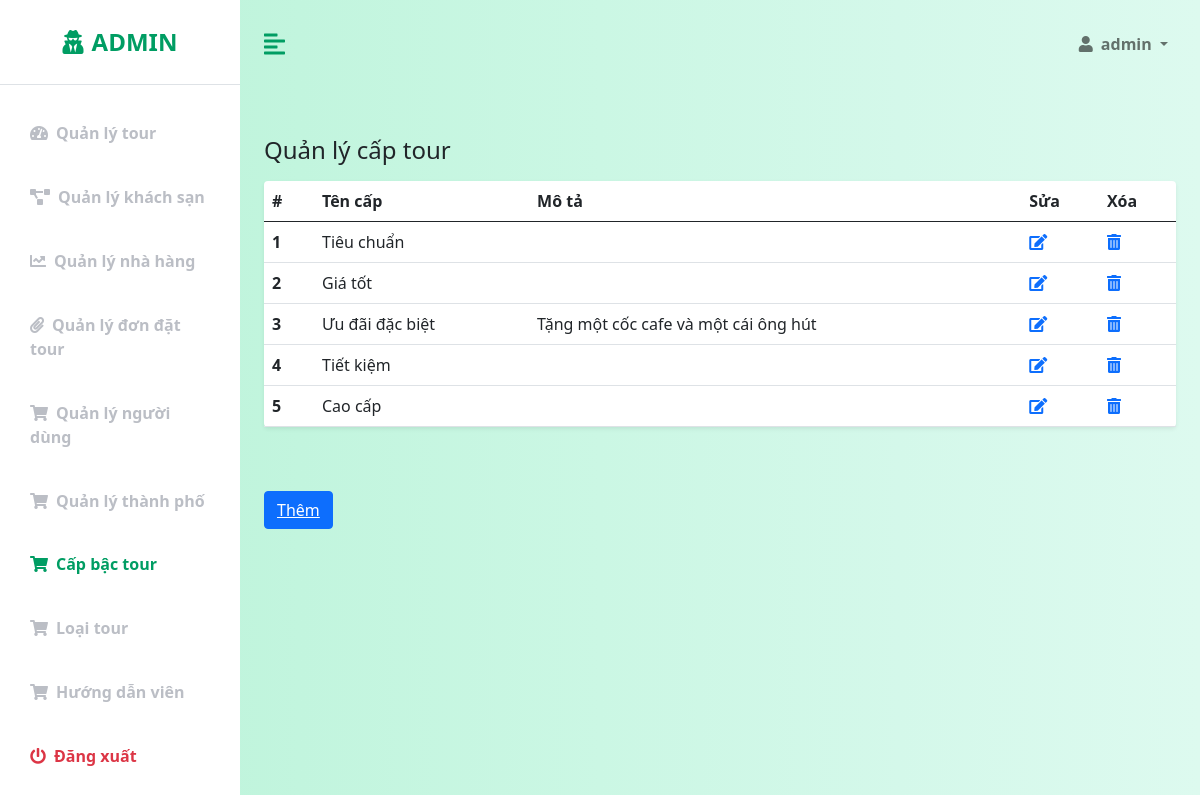
/admin/QLCapTour.php (signed in), run on the app's committed database.
### tables this page shows
CREATE TABLE `customers` (
  `customer_id` int(11) NOT NULL,
  `user_name` varchar(50) NOT NULL,
  `password` varchar(255) NOT NULL,
  `email` varchar(50) NOT NULL,
  `birthday` datetime NOT NULL,
  `phone_number` varchar(10) NOT NULL,
  `name` varchar(50) NOT NULL,
  `gender` int(1) NOT NULL,
  `status` int(1) NOT NULL,
  `code` varchar(255) NOT NULL,
  `is_admin` int(10) NOT NULL,
  `date_created` datetime NOT NULL DEFAULT current_timestamp()
);

CREATE TABLE `ranks` (
  `rank_id` int(10) NOT NULL,
  `rank_name` varchar(55) NOT NULL,
  `description` varchar(255) NOT NULL
);

### config/database-function.php (called while the page is built, shortened)
<?php
    require_once('database-connection.php');
    function simpleQuery($sql, bool $isGet = true, $params = []){
        global $conn;
        $stmt = $conn -> prepare($sql);
        if(count($params) > 0){
            $types = '';
            foreach($params as $v){
                if(is_int($v)){
                    $types = $types.'i';
                }else if(is_double($v)){
                    $types = $types.'d';
                }else{
                    $types = $types.'s';
                }
            }
            $values = array_values($params);
            $stmt -> bind_param($types, ...$values);
        }
        $stmt -> execute();
        if($isGet){
            $record = $stmt -> get_result() -> fetch_all(MYSQLI_ASSOC);
            return $record;
        }else{
            return $stmt;
        }
    }
?>

### admin/QLCapTour.php (the view, shortened to what this page needs)
<?php
    require('templates-admin/header.php');
?>
            <div class="container-fluid px-4">
                <div class="row my-5">
                    <h3 class="fs-4 mb-3">Quản lý cấp tour</h3>
                    <div class="col">
                        <table class="table bg-white rounded shadow-sm  table-hover">
                            <thead>
                                <tr>
                                    <th scope="col" width="50">#</th>
                                    <th scope="col">Tên cấp</th>
                                    <th scope="col">Mô tả</th>
                                    <th scope="col">Sửa</th>
                                    <th scope="col">Xóa</th>
                                </tr>
                            </thead>
                            <tbody>
                                <?php
                                    $sql = "select * from ranks";
                                    $rows = simpleQuery($sql);
                                    $i = 1;
                                    foreach($rows as $row){
                                        echo '
                                            <tr>
                                                <th scope="row">'.$i.'</th>
                                                <td>'.$row["rank_name"].'</td>
                                                <td>'.$row["description"].'</td>
                                                <td><a href="sua-CapTour.php?id='.$row["rank_id"].'"><i class="fas fa-edit"></i></a></td>
                                                <td><a href="xoa.php?ranks=&id='.$row["rank_id"].'"><i class="fas fa-trash-alt"></i></a></td>
                                            </tr>
                                        ';
                                        $i++;
                                    }
                                ?>
                            </tbody>
                        </table>
                    </div>
                </div>
                <button type="button" class="btn btn-primary" style="margin-bottom: 12px"><a href="them-CapTour.php" class="text-white">Thêm</a></button>
<?php
    include('templates-admin/footer.php')
?>

### admin/templates-admin/header.php (shortened to what this page needs)
<!DOCTYPE html>
<html lang="en">
<head>
    <link href="https://cdn.jsdelivr.net/npm/bootstrap@5.0.0-beta3/dist/css/bootstrap.min.css" rel="stylesheet" />
    <link rel="stylesheet" href="https://cdnjs.cloudflare.com/ajax/libs/font-awesome/5.15.3/css/all.min.css" />
    <link rel="stylesheet" href="https://cdnjs.cloudflare.com/ajax/libs/font-awesome/5.15.4/css/all.min.css">
    <link rel="stylesheet" href="css-admin/styles.css" />
</head>
<body>
    <div class="d-flex" id="wrapper">
        <div class="bg-white" id="sidebar-wrapper">
            <div class="sidebar-heading text-center py-4 primary-text fs-4 fw-bold text-uppercase border-bottom"><i
                    class="fas fa-user-secret me-2"></i>Admin</div>
            <div class="list-group list-group-flush my-3">
                <a href="index.php" class="list-group-item list-group-item-action bg-transparent second-text fw-bold <?php if($_SESSION["nav"] == "tours") echo "active"; ?>"><i
                        class="fas fa-tachometer-alt me-2"></i>Quản lý tour</a>
                <a href="QLKS.php" class="list-group-item list-group-item-action bg-transparent second-text fw-bold <?php if($_SESSION["nav"] == "hotels") echo "active"; ?>"><i
                        class="fas fa-project-diagram me-2"></i>Quản lý khách sạn</a>
                <a href="QLNH.php" class="list-group-item list-group-item-action bg-transparent second-text fw-bold <?php if($_SESSION["nav"] == "restaurants") echo "active"; ?>"><i
                        class="fas fa-chart-line me-2"></i>Quản lý nhà hàng</a>
                <a href="QLDDTour.php" class="list-group-item list-group-item-action bg-transparent second-text fw-bold <?php if($_SESSION["nav"] == "orders") echo "active"; ?>"><i
                        class="fas fa-paperclip me-2"></i>Quản lý đơn đặt tour</a>
                <a href="QLND.php" class="list-group-item list-group-item-action bg-transparent second-text fw-bold <?php if($_SESSION["nav"] == "customers") echo "active"; ?>"><i
                        class="fas fa-shopping-cart me-2"></i>Quản lý người dùng</a>
                <a href="QLTP.php" class="list-group-item list-group-item-action bg-transparent second-text fw-bold <?php if($_SESSION["nav"] == "cities") echo "active"; ?>"><i
                        class="fas fa-shopping-cart me-2"></i>Quản lý thành phố</a>
                <a href="QLCapTour.php" class="list-group-item list-group-item-action bg-transparent second-text fw-bold <?php if($_SESSION["nav"] == "ranks") echo "active"; ?>"><i
                        class="fas fa-shopping-cart me-2"></i>Cấp bậc tour</a>
                <a href="QLLoaiTour.php" class="list-group-item list-group-item-action bg-transparent second-text fw-bold <?php if($_SESSION["nav"] == "tourtypes") echo "active"; ?>"><i
                        class="fas fa-shopping-cart me-2"></i>Loại tour</a>
                <a href="QLHDVien.php" class="list-group-item list-group-item-action bg-transparent second-text fw-bold <?php if($_SESSION["nav"] == "tourguides") echo "active"; ?>"><i
                        class="fas fa-shopping-cart me-2"></i>Hướng dẫn viên</a>
                <a href="logout.php" class="list-group-item list-group-item-action bg-transparent text-danger fw-bold"><i
                        class="fas fa-power-off me-2"></i>Đăng xuất</a>
            </div>
        </div>
        <div id="page-content-wrapper">
            <nav class="navbar navbar-expand-lg navbar-light bg-transparent py-4 px-4">
                <div class="d-flex align-items-center">
                    <i class="fas fa-align-left primary-text fs-4 me-3" id="menu-toggle"></i>
                </div>
                <div class="collapse navbar-collapse" id="navbarSupportedContent">
                    <ul class="navbar-nav ms-auto mb-2 mb-lg-0">
                        <li class="nav-item dropdown">
                            <a class="nav-link dropdown-toggle second-text fw-bold" href="#" id="navbarDropdown"
                                role="button" data-bs-toggle="dropdown" aria-expanded="false">
                                <?php
                                  $sql = "select user_name from customers where customer_id = ?";
                                  $row = simpleQuery($sql, 1, [$_SESSION["user_id"]])[0];
                                  echo '<i class="fas fa-user me-2"></i>';
                                  echo $row["user_name"];
                                ?>
                            </a>
                        </li>
                    </ul>
                </div>
            </nav>

### admin/css-admin/styles.css (style rules this page uses)
:root { --main-bg-color: #009d63; --main-text-color: #009d63; --second-text-color: #bbbec5; --second-bg-color: #c1efde; }
.primary-text { color: var(--main-text-color); }
.second-text { color: var(--second-text-color); }
#wrapper { overflow-x: hidden; background-image: linear-gradient( to right, #baf3d7, #c2f5de, #cbf7e4, #d4f8ea, #ddfaef ); }
#sidebar-wrapper { min-height: 100vh; margin-left: -15rem; -webkit-transition: margin 0.25s ease-out; -moz-transition: margin 0.25s ease-out; -o-transition: margin 0.25s ease-out; transition: margin 0.25s ease-out; }
#sidebar-wrapper .sidebar-heading { padding: 0.875rem 1.25rem; font-size: 1.2rem; }
#sidebar-wrapper .list-group { width: 15rem; }
#page-content-wrapper { min-width: 100vw; }
#menu-toggle { cursor: pointer; }
.list-group-item { border: none; padding: 20px 30px; }
.list-group-item.active { background-color: transparent; color: var(--main-text-color); font-weight: bold; border: none; }
@media (min-width: 768px) { #sidebar-wrapper { margin-left: 0; } }
@media (min-width: 768px) { #page-content-wrapper { min-width: 0; width: 100%; } }

### data on the page
customers: user_name "admin"
ranks: rank_name "Tiêu chuẩn"
ranks: rank_name "Giá tốt"
ranks: rank_name "Ưu đãi đặc biệt", description "Tặng một cốc cafe và một cái ông hút"
ranks: rank_name "Tiết kiệm"
ranks: rank_name "Cao cấp"
